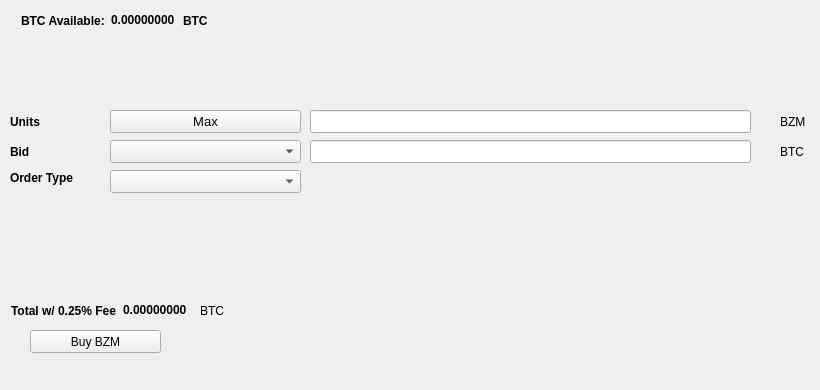
   <widget class="QWidget" name="BuyTab">
    <attribute name="title">
     <string>Buy</string>
    </attribute>
    <widget class="QPushButton" name="BuyBZM">
     <property name="geometry">
      <rect>
       <x>30</x>
       <y>330</y>
       <width>131</width>
       <height>23</height>
      </rect>
     </property>
     <property name="text">
      <string>Buy BZM</string>
     </property>
     <property name="icon">
      <iconset resource="../blazarium.qrc">
       <normaloff>:/icons/bitcoin</normaloff>:/icons/bitcoin</iconset>
     </property>
    </widget>
    <widget class="QLabel" name="label_3">
     <property name="geometry">
      <rect>
       <x>10</x>
       <y>110</y>
       <width>46</width>
       <height>23</height>
      </rect>
     </property>
     <property name="font">
      <font>
       <weight>75</weight>
       <bold>true</bold>
      </font>
     </property>
     <property name="text">
      <string>Units</string>
     </property>
    </widget>
    <widget class="QLineEdit" name="UnitsInput">
     <property name="geometry">
      <rect>
       <x>310</x>
       <y>110</y>
       <width>441</width>
       <height>23</height>
      </rect>
     </property>
     <property name="font">
      <font>
       <pointsize>9</pointsize>
       <weight>75</weight>
       <bold>true</bold>
      </font>
     </property>
    </widget>
    <widget class="QLineEdit" name="BuyBidPriceEdit">
     <property name="geometry">
      <rect>
       <x>310</x>
       <y>140</y>
       <width>441</width>
       <height>23</height>
      </rect>
     </property>
     <property name="font">
      <font>
       <pointsize>9</pointsize>
       <weight>75</weight>
       <bold>true</bold>
      </font>
     </property>
    </widget>
    <widget class="QLabel" name="label_4">
     <property name="geometry">
      <rect>
       <x>780</x>
       <y>110</y>
       <width>31</width>
       <height>23</height>
      </rect>
     </property>
     <property name="text">
      <string>BZM</string>
     </property>
    </widget>
    <widget class="QLabel" name="label_5">
     <property name="geometry">
      <rect>
       <x>780</x>
       <y>140</y>
       <width>31</width>
       <height>23</height>
      </rect>
     </property>
     <property name="text">
      <string>BTC</string>
     </property>
    </widget>
    <widget class="QLabel" name="label_6">
     <property name="geometry">
      <rect>
       <x>10</x>
       <y>140</y>
       <width>46</width>
       <height>23</height>
      </rect>
     </property>
     <property name="font">
      <font>
       <weight>75</weight>
       <bold>true</bold>
      </font>
     </property>
     <property name="text">
      <string>Bid</string>
     </property>
    </widget>
    <widget class="QLabel" name="label_7">
     <property name="geometry">
      <rect>
       <x>10</x>
       <y>170</y>
       <width>91</width>
       <height>16</height>
      </rect>
     </property>
     <property name="font">
      <font>
       <weight>75</weight>
       <bold>true</bold>
      </font>
     </property>
     <property name="text">
      <string>Order Type</string>
     </property>
    </widget>
    <widget class="QPushButton" name="Buy_Max_Amount">
     <property name="geometry">
      <rect>
       <x>110</x>
       <y>110</y>
       <width>191</width>
       <height>23</height>
      </rect>
     </property>
     <property name="font">
      <font>
       <pointsize>10</pointsize>
      </font>
     </property>
     <property name="text">
      <string>Max</string>
     </property>
    </widget>
    <widget class="QComboBox" name="BuyBidcomboBox">
     <property name="geometry">
      <rect>
       <x>110</x>
       <y>140</y>
       <width>191</width>
       <height>23</height>
      </rect>
     </property>
     <property name="font">
      <font>
       <pointsize>10</pointsize>
      </font>
     </property>
    </widget>
    <widget class="QComboBox" name="buyOrdertypeCombo">
     <property name="geometry">
      <rect>
       <x>110</x>
       <y>170</y>
       <width>191</width>
       <height>23</height>
      </rect>
     </property>
     <property name="font">
      <font>
       <pointsize>10</pointsize>
      </font>
     </property>
    </widget>
    <widget class="QWidget" name="layoutWidget1">
     <property name="geometry">
      <rect>
       <x>21</x>
       <y>11</y>
       <width>227</width>
       <height>19</height>
      </rect>
     </property>
     <layout class="QHBoxLayout" name="horizontalLayout_3">
      <item>
       <widget class="QLabel" name="label232">
        <property name="font">
         <font>
          <weight>75</weight>
          <bold>true</bold>
         </font>
        </property>
        <property name="text">
         <string>BTC Available:</string>
        </property>
       </widget>
      </item>
      <item>
       <widget class="QLabel" name="BtcAvailableLbl">
        <property name="palette">
         <palette>
          <active>
           <colorrole role="WindowText">
            <brush brushstyle="SolidPattern">
             <color alpha="255">
              <red>0</red>
              <green>0</green>
              <blue>0</blue>
             </color>
            </brush>
           </colorrole>
           <colorrole role="Button">
            <brush brushstyle="SolidPattern">
             <color alpha="255">
              <red>0</red>
              <green>170</green>
              <blue>0</blue>
             </color>
            </brush>
           </colorrole>
           <colorrole role="Light">
            <brush brushstyle="SolidPattern">
             <color alpha="255">
              <red>0</red>
              <green>255</green>
              <blue>0</blue>
             </color>
            </brush>
           </colorrole>
           <colorrole role="Midlight">
            <brush brushstyle="SolidPattern">
             <color alpha="255">
              <red>0</red>
              <green>212</green>
              <blue>0</blue>
             </color>
            </brush>
           </colorrole>
           <colorrole role="Dark">
            <brush brushstyle="SolidPattern">
             <color alpha="255">
              <red>0</red>
              <green>85</green>
              <blue>0</blue>
             </color>
            </brush>
           </colorrole>
           <colorrole role="Mid">
            <brush brushstyle="SolidPattern">
             <color alpha="255">
              <red>0</red>
              <green>113</green>
              <blue>0</blue>
             </color>
            </brush>
           </colorrole>
           <colorrole role="Text">
            <brush brushstyle="SolidPattern">
             <color alpha="255">
              <red>0</red>
              <green>170</green>
              <blue>0</blue>
             </color>
            </brush>
           </colorrole>
           <colorrole role="BrightText">
            <brush brushstyle="SolidPattern">
             <color alpha="255">
              <red>255</red>
              <green>255</green>
              <blue>255</blue>
             </color>
            </brush>
           </colorrole>
           <colorrole role="ButtonText">
            <brush brushstyle="SolidPattern">
             <color alpha="255">
              <red>0</red>
              <green>0</green>
              <blue>0</blue>
             </color>
            </brush>
           </colorrole>
           <colorrole role="Base">
            <brush brushstyle="SolidPattern">
             <color alpha="255">
              <red>255</red>
              <green>255</green>
              <blue>255</blue>
             </color>
            </brush>
           </colorrole>
           <colorrole role="Window">
            <brush brushstyle="SolidPattern">
             <color alpha="255">
              <red>0</red>
              <green>170</green>
              <blue>0</blue>
             </color>
            </brush>
           </colorrole>
           <colorrole role="Shadow">
            <brush brushstyle="SolidPattern">
             <color alpha="255">
              <red>0</red>
              <green>0</green>
              <blue>0</blue>
             </color>
            </brush>
           </colorrole>
           <colorrole role="AlternateBase">
            <brush brushstyle="SolidPattern">
             <color alpha="255">
              <red>127</red>
              <green>212</green>
              <blue>127</blue>
             </color>
            </brush>
           </colorrole>
           <colorrole role="ToolTipBase">
            <brush brushstyle="SolidPattern">
             <color alpha="255">
              <red>255</red>
              <green>255</green>
              <blue>220</blue>
             </color>
            </brush>
           </colorrole>
           <colorrole role="ToolTipText">
            <brush brushstyle="SolidPattern">
             <color alpha="255">
              <red>0</red>
              <green>0</green>
              <blue>0</blue>
             </color>
            </brush>
           </colorrole>
          </active>
          <inactive>
           <colorrole role="WindowText">
            <brush brushstyle="SolidPattern">
             <color alpha="255">
              <red>0</red>
              <green>0</green>
              <blue>0</blue>
             </color>
            </brush>
           </colorrole>
           <colorrole role="Button">
            <brush brushstyle="SolidPattern">
             <color alpha="255">
              <red>0</red>
              <green>170</green>
              <blue>0</blue>
             </color>
            </brush>
           </colorrole>
           <colorrole role="Light">
            <brush brushstyle="SolidPattern">
             <color alpha="255">
              <red>0</red>
              <green>255</green>
              <blue>0</blue>
             </color>
            </brush>
           </colorrole>
           <colorrole role="Midlight">
            <brush brushstyle="SolidPattern">
             <color alpha="255">
              <red>0</red>
              <green>212</green>
              <blue>0</blue>
             </color>
            </brush>
           </colorrole>
           <colorrole role="Dark">
            <brush brushstyle="SolidPattern">
             <color alpha="255">
              <red>0</red>
              <green>85</green>
              <blue>0</blue>
             </color>
            </brush>
           </colorrole>
           <colorrole role="Mid">
            <brush brushstyle="SolidPattern">
             <color alpha="255">
              <red>0</red>
              <green>113</green>
              <blue>0</blue>
             </color>
            </brush>
           </colorrole>
           <colorrole role="Text">
            <brush brushstyle="SolidPattern">
             <color alpha="255">
              <red>0</red>
              <green>170</green>
              <blue>0</blue>
             </color>
            </brush>
           </colorrole>
           <colorrole role="BrightText">
            <brush brushstyle="SolidPattern">
             <color alpha="255">
              <red>255</red>
              <green>255</green>
              <blue>255</blue>
             </color>
            </brush>
           </colorrole>
           <colorrole role="ButtonText">
            <brush brushstyle="SolidPattern">
             <color alpha="255">
              <red>0</red>
              <green>0</green>
              <blue>0</blue>
             </color>
            </brush>
           </colorrole>
           <colorrole role="Base">
            <brush brushstyle="SolidPattern">
             <color alpha="255">
              <red>255</red>
              <green>255</green>
              <blue>255</blue>
             </color>
            </brush>
           </colorrole>
           <colorrole role="Window">
            <brush brushstyle="SolidPattern">
             <color alpha="255">
              <red>0</red>
              <green>170</green>
              <blue>0</blue>
             </color>
            </brush>
           </colorrole>
           <colorrole role="Shadow">
            <brush brushstyle="SolidPattern">
             <color alpha="255">
              <red>0</red>
              <green>0</green>
              <blue>0</blue>
             </color>
            </brush>
           </colorrole>
           <colorrole role="AlternateBase">
            <brush brushstyle="SolidPattern">
             <color alpha="255">
              <red>127</red>
              <green>212</green>
              <blue>127</blue>
             </color>
            </brush>
           </colorrole>
           <colorrole role="ToolTipBase">
            <brush brushstyle="SolidPattern">
             <color alpha="255">
              <red>255</red>
              <green>255</green>
              <blue>220</blue>
             </color>
            </brush>
           </colorrole>
           <colorrole role="ToolTipText">
            <brush brushstyle="SolidPattern">
             <color alpha="255">
              <red>0</red>
              <green>0</green>
              <blue>0</blue>
             </color>
            </brush>
           </colorrole>
          </inactive>
          <disabled>
           <colorrole role="WindowText">
            <brush brushstyle="SolidPattern">
             <color alpha="255">
              <red>0</red>
              <green>85</green>
              <blue>0</blue>
             </color>
            </brush>
           </colorrole>
           <colorrole role="Button">
            <brush brushstyle="SolidPattern">
             <color alpha="255">
              <red>0</red>
              <green>170</green>
              <blue>0</blue>
             </color>
            </brush>
           </colorrole>
           <colorrole role="Light">
            <brush brushstyle="SolidPattern">
             <color alpha="255">
              <red>0</red>
              <green>255</green>
              <blue>0</blue>
             </color>
            </brush>
           </colorrole>
           <colorrole role="Midlight">
            <brush brushstyle="SolidPattern">
             <color alpha="255">
              <red>0</red>
              <green>212</green>
              <blue>0</blue>
             </color>
            </brush>
           </colorrole>
           <colorrole role="Dark">
            <brush brushstyle="SolidPattern">
             <color alpha="255">
              <red>0</red>
              <green>85</green>
              <blue>0</blue>
             </color>
            </brush>
           </colorrole>
           <colorrole role="Mid">
            <brush brushstyle="SolidPattern">
             <color alpha="255">
              <red>0</red>
              <green>113</green>
              <blue>0</blue>
             </color>
            </brush>
           </colorrole>
           <colorrole role="Text">
            <brush brushstyle="SolidPattern">
             <color alpha="255">
              <red>0</red>
              <green>85</green>
              <blue>0</blue>
             </color>
            </brush>
           </colorrole>
           <colorrole role="BrightText">
            <brush brushstyle="SolidPattern">
             <color alpha="255">
              <red>255</red>
              <green>255</green>
              <blue>255</blue>
             </color>
            </brush>
           </colorrole>
           <colorrole role="ButtonText">
            <brush brushstyle="SolidPattern">
             <color alpha="255">
              <red>0</red>
              <green>85</green>
              <blue>0</blue>
             </color>
            </brush>
           </colorrole>
           <colorrole role="Base">
            <brush brushstyle="SolidPattern">
             <color alpha="255">
              <red>0</red>
              <green>170</green>
              <blue>0</blue>
             </color>
            </brush>
           </colorrole>
           <colorrole role="Window">
            <brush brushstyle="SolidPattern">
             <color alpha="255">
              <red>0</red>
              <green>170</green>
              <blue>0</blue>
             </color>
            </brush>
           </colorrole>
           <colorrole role="Shadow">
            <brush brushstyle="SolidPattern">
             <color alpha="255">
              <red>0</red>
              <green>0</green>
              <blue>0</blue>
             </color>
            </brush>
           </colorrole>
           <colorrole role="AlternateBase">
            <brush brushstyle="SolidPattern">
             <color alpha="255">
              <red>0</red>
              <green>170</green>
              <blue>0</blue>
             </color>
            </brush>
           </colorrole>
           <colorrole role="ToolTipBase">
            <brush brushstyle="SolidPattern">
             <color alpha="255">
              <red>255</red>
              <green>255</green>
              <blue>220</blue>
             </color>
            </brush>
           </colorrole>
           <colorrole role="ToolTipText">
            <brush brushstyle="SolidPattern">
             <color alpha="255">
              <red>0</red>
              <green>0</green>
              <blue>0</blue>
             </color>
            </brush>
           </colorrole>
          </disabled>
         </palette>
        </property>
        <property name="font">
         <font>
          <weight>75</weight>
          <bold>true</bold>
         </font>
        </property>
        <property name="text">
         <string>0.00000000</string>
        </property>
        <property name="textInteractionFlags">
         <set>Qt::LinksAccessibleByMouse|Qt::TextSelectableByKeyboard|Qt::TextSelectableByMouse</set>
        </property>
       </widget>
      </item>
      <item>
       <widget class="QLabel" name="BtcAvailableLbl_2">
        <property name="font">
         <font>
          <weight>75</weight>
          <bold>true</bold>
         </font>
        </property>
        <property name="text">
         <string>BTC</string>
        </property>
       </widget>
      </item>
     </layout>
    </widget>
    <widget class="QWidget" name="layoutWidge2">
     <property name="geometry">
      <rect>
       <x>11</x>
       <y>301</y>
       <width>259</width>
       <height>19</height>
      </rect>
     </property>
     <layout class="QHBoxLayout" name="horizontalLayout_4">
      <item>
       <widget class="QLabel" name="label_9">
        <property name="font">
         <font>
          <weight>75</weight>
          <bold>true</bold>
         </font>
        </property>
        <property name="text">
         <string>Total w/ 0.25% Fee</string>
        </property>
       </widget>
      </item>
      <item>
       <widget class="QLabel" name="BuyCostLabel">
        <property name="palette">
         <palette>
          <active>
           <colorrole role="WindowText">
            <brush brushstyle="SolidPattern">
             <color alpha="255">
              <red>0</red>
              <green>0</green>
              <blue>0</blue>
             </color>
            </brush>
           </colorrole>
           <colorrole role="Button">
            <brush brushstyle="SolidPattern">
             <color alpha="255">
              <red>0</red>
              <green>170</green>
              <blue>0</blue>
             </color>
            </brush>
           </colorrole>
           <colorrole role="Light">
            <brush brushstyle="SolidPattern">
             <color alpha="255">
              <red>0</red>
              <green>255</green>
              <blue>0</blue>
             </color>
            </brush>
           </colorrole>
           <colorrole role="Midlight">
            <brush brushstyle="SolidPattern">
             <color alpha="255">
              <red>0</red>
              <green>212</green>
              <blue>0</blue>
             </color>
            </brush>
           </colorrole>
           <colorrole role="Dark">
            <brush brushstyle="SolidPattern">
             <color alpha="255">
              <red>0</red>
              <green>85</green>
              <blue>0</blue>
             </color>
            </brush>
           </colorrole>
           <colorrole role="Mid">
            <brush brushstyle="SolidPattern">
             <color alpha="255">
              <red>0</red>
              <green>113</green>
              <blue>0</blue>
             </color>
            </brush>
           </colorrole>
           <colorrole role="Text">
            <brush brushstyle="SolidPattern">
             <color alpha="255">
              <red>0</red>
              <green>170</green>
              <blue>0</blue>
             </color>
            </brush>
           </colorrole>
           <colorrole role="BrightText">
            <brush brushstyle="SolidPattern">
             <color alpha="255">
              <red>255</red>
              <green>255</green>
              <blue>255</blue>
             </color>
            </brush>
           </colorrole>
           <colorrole role="ButtonText">
            <brush brushstyle="SolidPattern">
             <color alpha="255">
              <red>0</red>
              <green>0</green>
              <blue>0</blue>
             </color>
            </brush>
           </colorrole>
           <colorrole role="Base">
            <brush brushstyle="SolidPattern">
             <color alpha="255">
              <red>255</red>
              <green>255</green>
              <blue>255</blue>
             </color>
            </brush>
           </colorrole>
           <colorrole role="Window">
            <brush brushstyle="SolidPattern">
             <color alpha="255">
              <red>0</red>
              <green>170</green>
              <blue>0</blue>
             </color>
            </brush>
           </colorrole>
           <colorrole role="Shadow">
            <brush brushstyle="SolidPattern">
             <color alpha="255">
              <red>0</red>
              <green>0</green>
              <blue>0</blue>
             </color>
            </brush>
           </colorrole>
           <colorrole role="AlternateBase">
            <brush brushstyle="SolidPattern">
             <color alpha="255">
              <red>127</red>
              <green>212</green>
              <blue>127</blue>
             </color>
            </brush>
           </colorrole>
           <colorrole role="ToolTipBase">
            <brush brushstyle="SolidPattern">
             <color alpha="255">
              <red>255</red>
              <green>255</green>
              <blue>220</blue>
             </color>
            </brush>
           </colorrole>
           <colorrole role="ToolTipText">
            <brush brushstyle="SolidPattern">
             <color alpha="255">
              <red>0</red>
              <green>0</green>
              <blue>0</blue>
             </color>
            </brush>
           </colorrole>
          </active>
          <inactive>
           <colorrole role="WindowText">
            <brush brushstyle="SolidPattern">
             <color alpha="255">
              <red>0</red>
              <green>0</green>
              <blue>0</blue>
             </color>
            </brush>
           </colorrole>
           <colorrole role="Button">
            <brush brushstyle="SolidPattern">
             <color alpha="255">
              <red>0</red>
              <green>170</green>
              <blue>0</blue>
             </color>
            </brush>
           </colorrole>
           <colorrole role="Light">
            <brush brushstyle="SolidPattern">
             <color alpha="255">
              <red>0</red>
              <green>255</green>
              <blue>0</blue>
             </color>
            </brush>
           </colorrole>
           <colorrole role="Midlight">
            <brush brushstyle="SolidPattern">
             <color alpha="255">
              <red>0</red>
              <green>212</green>
              <blue>0</blue>
             </color>
            </brush>
           </colorrole>
           <colorrole role="Dark">
            <brush brushstyle="SolidPattern">
             <color alpha="255">
              <red>0</red>
              <green>85</green>
              <blue>0</blue>
             </color>
            </brush>
           </colorrole>
           <colorrole role="Mid">
            <brush brushstyle="SolidPattern">
             <color alpha="255">
              <red>0</red>
              <green>113</green>
              <blue>0</blue>
             </color>
            </brush>
           </colorrole>
           <colorrole role="Text">
            <brush brushstyle="SolidPattern">
             <color alpha="255">
              <red>0</red>
              <green>170</green>
              <blue>0</blue>
             </color>
            </brush>
           </colorrole>
           <colorrole role="BrightText">
            <brush brushstyle="SolidPattern">
             <color alpha="255">
              <red>255</red>
              <green>255</green>
              <blue>255</blue>
             </color>
            </brush>
           </colorrole>
           <colorrole role="ButtonText">
            <brush brushstyle="SolidPattern">
             <color alpha="255">
              <red>0</red>
              <green>0</green>
              <blue>0</blue>
             </color>
            </brush>
           </colorrole>
           <colorrole role="Base">
            <brush brushstyle="SolidPattern">
             <color alpha="255">
              <red>255</red>
              <green>255</green>
              <blue>255</blue>
             </color>
            </brush>
           </colorrole>
           <colorrole role="Window">
            <brush brushstyle="SolidPattern">
             <color alpha="255">
              <red>0</red>
              <green>170</green>
              <blue>0</blue>
             </color>
            </brush>
           </colorrole>
           <colorrole role="Shadow">
            <brush brushstyle="SolidPattern">
             <color alpha="255">
              <red>0</red>
              <green>0</green>
              <blue>0</blue>
             </color>
            </brush>
           </colorrole>
           <colorrole role="AlternateBase">
            <brush brushstyle="SolidPattern">
             <color alpha="255">
              <red>127</red>
              <green>212</green>
              <blue>127</blue>
             </color>
            </brush>
           </colorrole>
           <colorrole role="ToolTipBase">
            <brush brushstyle="SolidPattern">
             <color alpha="255">
              <red>255</red>
              <green>255</green>
              <blue>220</blue>
             </color>
            </brush>
           </colorrole>
           <colorrole role="ToolTipText">
            <brush brushstyle="SolidPattern">
             <color alpha="255">
              <red>0</red>
              <green>0</green>
              <blue>0</blue>
             </color>
            </brush>
           </colorrole>
          </inactive>
          <disabled>
           <colorrole role="WindowText">
            <brush brushstyle="SolidPattern">
             <color alpha="255">
              <red>0</red>
              <green>85</green>
              <blue>0</blue>
             </color>
            </brush>
           </colorrole>
           <colorrole role="Button">
            <brush brushstyle="SolidPattern">
             <color alpha="255">
              <red>0</red>
              <green>170</green>
              <blue>0</blue>
             </color>
            </brush>
           </colorrole>
           <colorrole role="Light">
            <brush brushstyle="SolidPattern">
             <color alpha="255">
              <red>0</red>
              <green>255</green>
              <blue>0</blue>
             </color>
            </brush>
           </colorrole>
           <colorrole role="Midlight">
            <brush brushstyle="SolidPattern">
             <color alpha="255">
              <red>0</red>
              <green>212</green>
              <blue>0</blue>
             </color>
            </brush>
           </colorrole>
           <colorrole role="Dark">
            <brush brushstyle="SolidPattern">
             <color alpha="255">
              <red>0</red>
              <green>85</green>
              <blue>0</blue>
             </color>
            </brush>
           </colorrole>
           <colorrole role="Mid">
            <brush brushstyle="SolidPattern">
             <color alpha="255">
              <red>0</red>
              <green>113</green>
              <blue>0</blue>
             </color>
            </brush>
           </colorrole>
           <colorrole role="Text">
            <brush brushstyle="SolidPattern">
             <color alpha="255">
              <red>0</red>
              <green>85</green>
              <blue>0</blue>
             </color>
            </brush>
           </colorrole>
           <colorrole role="BrightText">
            <brush brushstyle="SolidPattern">
             <color alpha="255">
              <red>255</red>
              <green>255</green>
              <blue>255</blue>
             </color>
            </brush>
           </colorrole>
           <colorrole role="ButtonText">
            <brush brushstyle="SolidPattern">
             <color alpha="255">
              <red>0</red>
              <green>85</green>
              <blue>0</blue>
             </color>
            </brush>
           </colorrole>
           <colorrole role="Base">
            <brush brushstyle="SolidPattern">
             <color alpha="255">
              <red>0</red>
              <green>170</green>
              <blue>0</blue>
             </color>
            </brush>
           </colorrole>
           <colorrole role="Window">
            <brush brushstyle="SolidPattern">
             <color alpha="255">
              <red>0</red>
              <green>170</green>
              <blue>0</blue>
             </color>
            </brush>
           </colorrole>
           <colorrole role="Shadow">
            <brush brushstyle="SolidPattern">
             <color alpha="255">
              <red>0</red>
              <green>0</green>
              <blue>0</blue>
             </color>
            </brush>
           </colorrole>
           <colorrole role="AlternateBase">
            <brush brushstyle="SolidPattern">
             <color alpha="255">
              <red>0</red>
              <green>170</green>
              <blue>0</blue>
             </color>
            </brush>
           </colorrole>
           <colorrole role="ToolTipBase">
            <brush brushstyle="SolidPattern">
             <color alpha="255">
              <red>255</red>
              <green>255</green>
              <blue>220</blue>
             </color>
            </brush>
           </colorrole>
           <colorrole role="ToolTipText">
            <brush brushstyle="SolidPattern">
             <color alpha="255">
              <red>0</red>
              <green>0</green>
              <blue>0</blue>
             </color>
            </brush>
           </colorrole>
          </disabled>
         </palette>
        </property>
        <property name="font">
         <font>
          <weight>75</weight>
          <bold>true</bold>
         </font>
        </property>
        <property name="autoFillBackground">
         <bool>false</bool>
        </property>
        <property name="text">
         <string>0.00000000</string>
        </property>
        <property name="textInteractionFlags">
         <set>Qt::LinksAccessibleByMouse|Qt::TextSelectableByMouse</set>
        </property>
       </widget>
      </item>
      <item>
       <widget class="QLabel" name="label_10">
        <property name="font">
         <font>
          <weight>50</weight>
          <bold>false</bold>
         </font>
        </property>
        <property name="text">
         <string>BTC</string>
        </property>
       </widget>
      </item>
     </layout>
    </widget>
    <widget class="QLabel" name="label_24">
     <property name="geometry">
      <rect>
       <x>460</x>
       <y>300</y>
       <width>281</width>
       <height>81</height>
      </rect>
     </property>
     <property name="text">
      <string/>
     </property>
     <property name="pixmap">
      <pixmap>:/images/bittrex</pixmap>
     </property>
    </widget>
   </widget>
